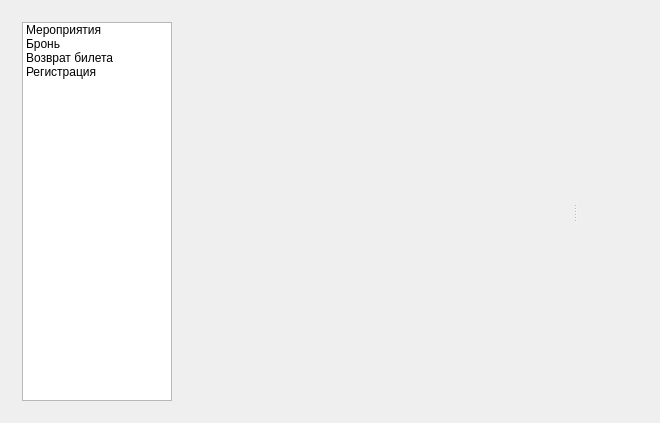
<?xml version="1.0" encoding="UTF-8"?>
<ui version="4.0">
 <class>CClientMainWindow</class>
 <widget class="QMainWindow" name="CClientMainWindow">
  <property name="geometry">
   <rect>
    <x>0</x>
    <y>0</y>
    <width>660</width>
    <height>423</height>
   </rect>
  </property>
  <property name="windowTitle">
   <string>TCS - Программа продавца</string>
  </property>
  <widget class="QWidget" name="centralWidget">
   <layout class="QGridLayout" name="gridLayout">
    <item row="0" column="0">
     <widget class="QSplitter" name="splitter">
      <property name="orientation">
       <enum>Qt::Horizontal</enum>
      </property>
      <property name="childrenCollapsible">
       <bool>false</bool>
      </property>
      <widget class="QWidget" name="layoutWidget">
       <layout class="QVBoxLayout" name="verticalLayout">
        <item>
         <widget class="QListWidget" name="listWidget">
          <property name="sizePolicy">
           <sizepolicy hsizetype="Minimum" vsizetype="Expanding">
            <horstretch>0</horstretch>
            <verstretch>0</verstretch>
           </sizepolicy>
          </property>
          <property name="maximumSize">
           <size>
            <width>150</width>
            <height>16777215</height>
           </size>
          </property>
          <property name="iconSize">
           <size>
            <width>22</width>
            <height>22</height>
           </size>
          </property>
          <item>
           <property name="text">
            <string>Мероприятия</string>
           </property>
           <property name="icon">
            <iconset resource="clinet_res.qrc">
             <normaloff>:/clientImages/categoriesImages/imActions.png</normaloff>:/clientImages/categoriesImages/imActions.png</iconset>
           </property>
          </item>
          <item>
           <property name="text">
            <string>Бронь</string>
           </property>
           <property name="icon">
            <iconset resource="clinet_res.qrc">
             <normaloff>:/clientImages/categoriesImages/imReserved.png</normaloff>:/clientImages/categoriesImages/imReserved.png</iconset>
           </property>
          </item>
          <item>
           <property name="text">
            <string>Возврат билета</string>
           </property>
           <property name="icon">
            <iconset resource="clinet_res.qrc">
             <normaloff>:/clientImages/categoriesImages/imReturn.png</normaloff>:/clientImages/categoriesImages/imReturn.png</iconset>
           </property>
          </item>
          <item>
           <property name="text">
            <string>Регистрация</string>
           </property>
           <property name="icon">
            <iconset resource="clinet_res.qrc">
             <normaloff>:/clientImages/categoriesImages/imClients.png</normaloff>:/clientImages/categoriesImages/imClients.png</iconset>
           </property>
          </item>
         </widget>
        </item>
       </layout>
      </widget>
      <widget class="CAnimatedStackedWidget" name="stackedWidget">
       <property name="sizePolicy">
        <sizepolicy hsizetype="Expanding" vsizetype="Expanding">
         <horstretch>0</horstretch>
         <verstretch>0</verstretch>
        </sizepolicy>
       </property>
       <property name="currentIndex">
        <number>2</number>
       </property>
       <widget class="QWidget" name="page_actions">
        <layout class="QGridLayout" name="gridLayout_2">
         <property name="margin">
          <number>0</number>
         </property>
         <item row="0" column="0">
          <widget class="CClientActionsWidget" name="wActions" native="true"/>
         </item>
        </layout>
       </widget>
       <widget class="QWidget" name="page_2">
        <layout class="QGridLayout" name="gridLayout_3">
         <property name="margin">
          <number>0</number>
         </property>
         <item row="0" column="0">
          <widget class="QWidget" name="widget1" native="true"/>
         </item>
        </layout>
       </widget>
       <widget class="QWidget" name="page_3">
        <layout class="QGridLayout" name="gridLayout_5">
         <item row="0" column="0">
          <widget class="CReturnTicketWidget" name="wReturnTicket" native="true"/>
         </item>
        </layout>
       </widget>
       <widget class="QWidget" name="page_registration">
        <layout class="QGridLayout" name="gridLayout_4">
         <property name="margin">
          <number>0</number>
         </property>
         <item row="0" column="0">
          <widget class="CClientRegistrationWidget" name="wRegistration" native="true"/>
         </item>
        </layout>
       </widget>
      </widget>
     </widget>
    </item>
   </layout>
  </widget>
 </widget>
 <layoutdefault spacing="6" margin="11"/>
 <customwidgets>
  <customwidget>
   <class>CAnimatedStackedWidget</class>
   <extends>QStackedWidget</extends>
   <header location="global">canimatedstackedwidget.h</header>
   <container>1</container>
  </customwidget>
  <customwidget>
   <class>CClientActionsWidget</class>
   <extends>QWidget</extends>
   <header>cclientactionswidget.h</header>
   <container>1</container>
  </customwidget>
  <customwidget>
   <class>CClientRegistrationWidget</class>
   <extends>QWidget</extends>
   <header>cclientregistrationwidget.h</header>
   <container>1</container>
  </customwidget>
  <customwidget>
   <class>CReturnTicketWidget</class>
   <extends>QWidget</extends>
   <header>creturnticketwidget.h</header>
   <container>1</container>
  </customwidget>
 </customwidgets>
 <resources>
  <include location="clinet_res.qrc"/>
 </resources>
 <connections/>
</ui>
